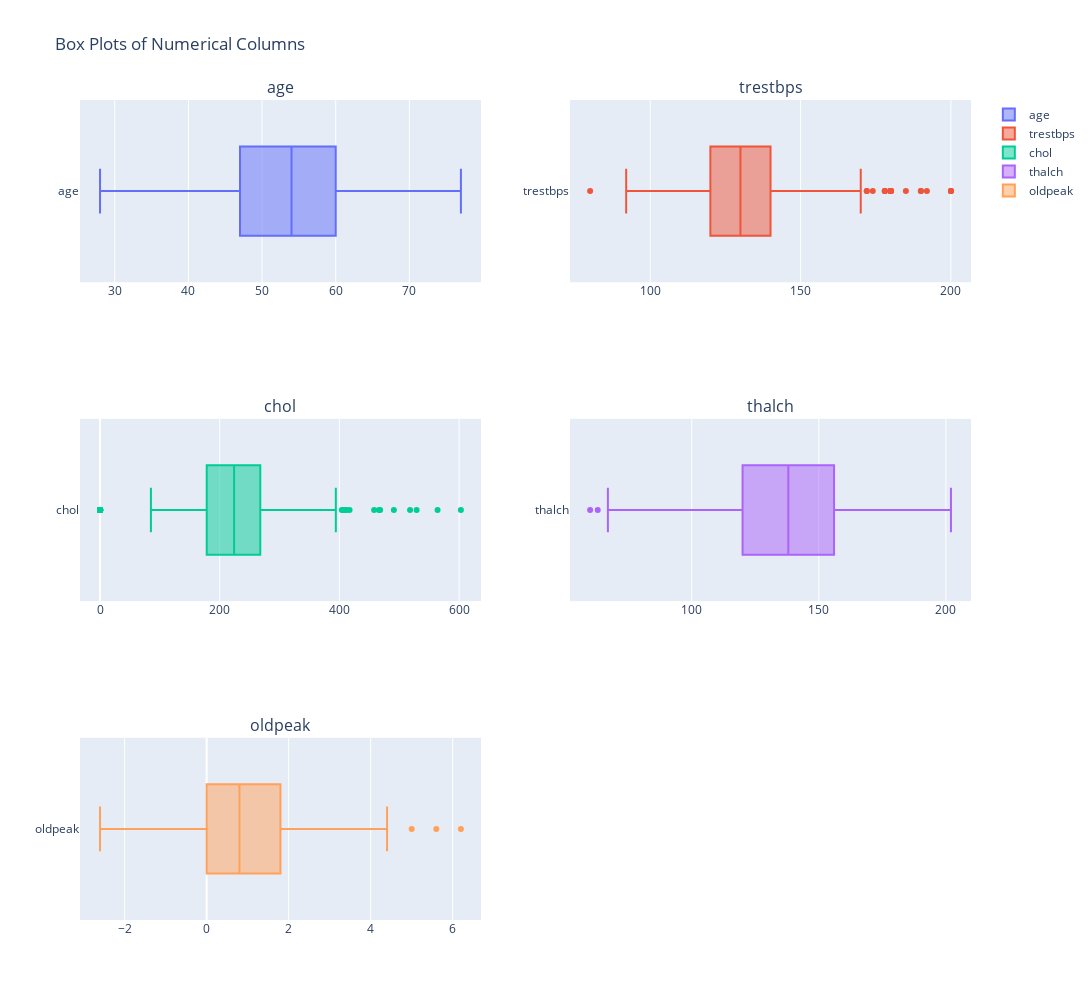

Notebook code for this chart:
### Code cell
import plotly.express as px
import plotly.subplots as sp
import plotly.graph_objects as go

num_cols = df.select_dtypes(include=['int64', 'float64']).drop(columns=['id','num','ca']).columns
colors = px.colors.qualitative.Plotly

fig = sp.make_subplots(rows=3, cols=2, subplot_titles=num_cols)

for i, col in enumerate(num_cols):
    row = i // 2 + 1
    col_num = i % 2 + 1
    fig.add_trace(go.Box(x=df[col], name=col, marker_color=colors[i % len(colors)], orientation='h'), row=row, col=col_num)

fig.update_layout(height=1000, width=1300, title_text="Box Plots of Numerical Columns")
fig.show()

### Figure 1 — Plotly figure (JSON) as saved in the notebook; plotly's stock layout.template omitted (floating-point values rounded to 4 significant figures; data arrays with more than 128 entries replaced by an {"elided": "..."} marker saying what was removed)
{"data": [{"marker": {"color": "#636EFA"}, "name": "age", "orientation": "h", "type": "box", "x": {"elided": "919 int values"}, "xaxis": "x", "yaxis": "y"}, {"marker": {"color": "#EF553B"}, "name": "trestbps", "orientation": "h", "type": "box", "x": {"elided": "919 float values"}, "xaxis": "x2", "yaxis": "y2"}, {"marker": {"color": "#00CC96"}, "name": "chol", "orientation": "h", "type": "box", "x": {"elided": "919 float values"}, "xaxis": "x3", "yaxis": "y3"}, {"marker": {"color": "#AB63FA"}, "name": "thalch", "orientation": "h", "type": "box", "x": {"elided": "919 float values"}, "xaxis": "x4", "yaxis": "y4"}, {"marker": {"color": "#FFA15A"}, "name": "oldpeak", "orientation": "h", "type": "box", "x": {"elided": "919 float values"}, "xaxis": "x5", "yaxis": "y5"}], "layout": {"annotations": [{"font": {"size": 16}, "showarrow": false, "text": "age", "x": 0.225, "xanchor": "center", "xref": "paper", "y": 1, "yanchor": "bottom", "yref": "paper"}, {"font": {"size": 16}, "showarrow": false, "text": "trestbps", "x": 0.775, "xanchor": "center", "xref": "paper", "y": 1, "yanchor": "bottom", "yref": "paper"}, {"font": {"size": 16}, "showarrow": false, "text": "chol", "x": 0.225, "xanchor": "center", "xref": "paper", "y": 0.6111, "yanchor": "bottom", "yref": "paper"}, {"font": {"size": 16}, "showarrow": false, "text": "thalch", "x": 0.775, "xanchor": "center", "xref": "paper", "y": 0.6111, "yanchor": "bottom", "yref": "paper"}, {"font": {"size": 16}, "showarrow": false, "text": "oldpeak", "x": 0.225, "xanchor": "center", "xref": "paper", "y": 0.2222, "yanchor": "bottom", "yref": "paper"}], "height": 1000, "title": {"text": "Box Plots of Numerical Columns"}, "width": 1300, "xaxis": {"anchor": "y", "domain": [0, 0.45]}, "xaxis2": {"anchor": "y2", "domain": [0.55, 1]}, "xaxis3": {"anchor": "y3", "domain": [0, 0.45]}, "xaxis4": {"anchor": "y4", "domain": [0.55, 1]}, "xaxis5": {"anchor": "y5", "domain": [0, 0.45]}, "xaxis6": {"anchor": "y6", "domain": [0.55, 1]}, "yaxis": {"anchor": "x", "domain": [0.7778, 1]}, "yaxis2": {"anchor": "x2", "domain": [0.7778, 1]}, "yaxis3": {"anchor": "x3", "domain": [0.3889, 0.6111]}, "yaxis4": {"anchor": "x4", "domain": [0.3889, 0.6111]}, "yaxis5": {"anchor": "x5", "domain": [0, 0.2222]}, "yaxis6": {"anchor": "x6", "domain": [0, 0.2222]}}}
